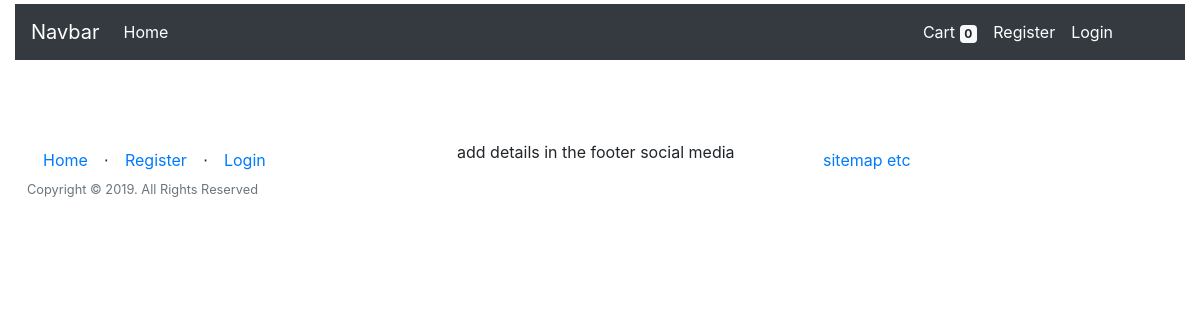
Before: / with the older database file.
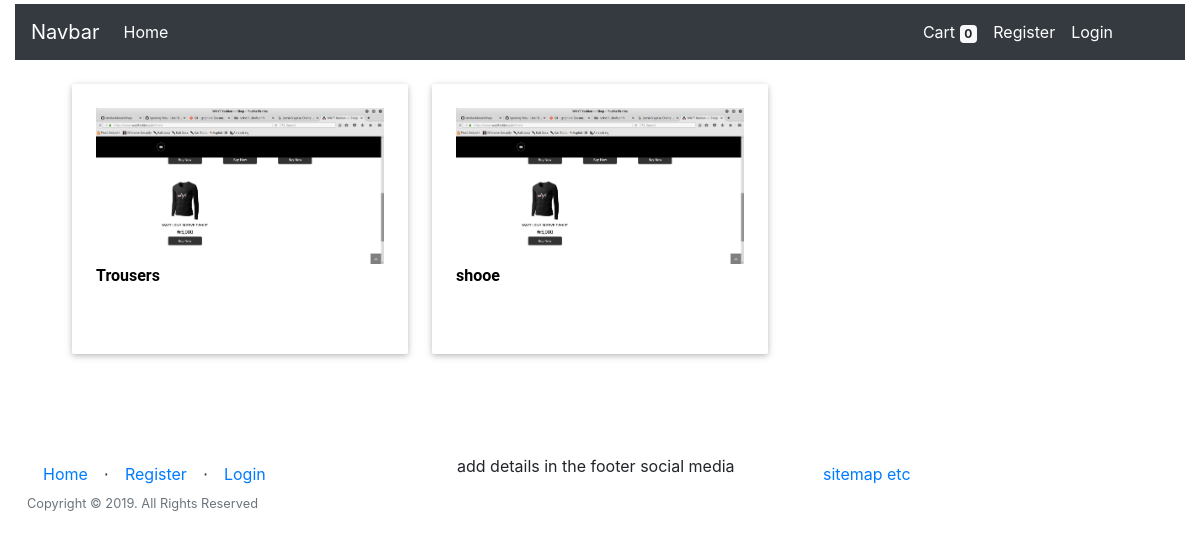
After: the same page with the newer database file.
### app/models.py (models this page shows, shortened)
class Categories(db.Model):
	id = db.Column(db.Integer, primary_key=True)
	category_name  = db.Column(db.String(20), index = True)
	product = db.relationship('Products', backref='products_categories')

### app/home/routes.py (the view)
@home.route('/')
def homepage():
	categories = Categories.query.all()
	products = Products.query.all()
	count = Kart.query.filter_by(product_id =Kart.product_id).count()
	return render_template("home/index.html", title = 'Website name',
	categories = categories, products = products, count=count)

### app/templates/home/index.html
{% extends "xf.html" %}
{% block body %}
<body>
	<div class="container-fluid">
	{% if categories %}
	<div class="row d-block">
		{% for category in categories %}
	<a href="{{ url_for('home.shop_by_category', id=category.id) }}">
		<div class="col l4 s12 m6" style="width: 33.33333%" >
			<div class="card-panel hoverable" style="height:270px; background-color:#FFFFFF;">
					<div class="card-image" style="margin-left:auto;margin-right: auto;">
							<img class="responsive-img" src="{{url_for('static', filename = 'test.png')}}"  >
							<div class="caption">
							<span class="card-title" style="margin-bottom:7px;">
								<strong style="font-size:16px;font-family: 'Roboto', sans-serif;color: #000;">
									{{ category.category_name }}
								</strong>
							</span>
							</div>
						</div>
				</div>
		</div>
	</a>
		{% endfor %}
	</div>
	{% endif %}
	</div>
</body>
{% endblock %}

### app/templates/xf.html (shortened to what this page needs)
<html>
    <head>
        <link href="{{ url_for('static', filename='css/bootstrap.min.css') }}"rel="stylesheet">
        <link href="{{ url_for('static', filename='css/st.css') }}"rel="stylesheet">
    </head>
    <body>
            <div class="container-fluid mt-1 mb-3">
                <nav class="navbar navbar-expand-lg navbar-dark bg-dark">
                    <a class="navbar-brand" href="#">Navbar</a>
                    <div class="collapse navbar-collapse" id="navbarTogglerDemo03">
                    <ul class="navbar-nav mr-auto mt-2 mt-lg-0 ">
                        <li class="nav-item active">
                        <a class="nav-link" href="{{ url_for('home.homepage') }}">Home <span class="sr-only">(current)</span></a>
                        </li>
                    </ul>
                    <ul class="navbar-nav ml-auto mr-5 mt-2 mt-lg-0">
                            {% if current_user.is_authenticated %}
                            {% if current_user.is_admin %}
                            <li class="nav-item">
                              <a class="nav-link active" href="{{ url_for('home.admin_dashboard') }}">Dashboard</a>
                            </li>
                            <li class="nav-item">
                              <a class="nav-link" href="{{ url_for('admin.list_categories') }}">Categories</a>
                            </li>
                            <li class="nav-item">
                              <a class="nav-link" href="{{ url_for('admin.list_products') }}">Products</a>
                            </li>
                            <li class="nav-item">
                              <a class="nav-link" href="#" >Orders</a>
                            </li>
                            {% else %}
                            <li class="nav-item">
                                <a class="nav-link" href="{{ url_for('users.cart') }}">Cart<span class="badge badge-light">{{ count }}</span></a>
                              </li>
                              {% endif %}
                              <li class="nav-item dropdown">
                                    <a class="nav-link dropdown-toggle" data-toggle="dropdown" href="#" role="button" aria-haspopup="true" aria-expanded="false">
                                        Hi, {{ current_user.firstname }}!</a>
                                    <div class="dropdown-menu">
                                      <a class="dropdown-item" href="{{ url_for('users.profile') }}">Profile</a>
                                      <div class="dropdown-divider"></div>
                                      <a class="dropdown-item" href="{{ url_for('auth.logout') }}">Logout</a>
                                    </div>
                                  </li>
                                {% else %}
                                    <li class="nav-item">
                                      <a class="nav-link active" href="{{ url_for('users.cart') }}">Cart <span class="badge badge-light">0</span></a>
                                    </li>
                                    <li class="nav-item">
                                      <a class="nav-link active" href="{{ url_for('auth.register') }}">Register</a>
                                    </li>
                                    <li class="nav-item">
                                        <a class="nav-link active" href="{{ url_for('auth.login') }}">Login</a>
                                      </li>
                                    {% endif %}
                    </ul>
                    </div>
                </nav>
            </div>
    <div class=" container">
            {% block body %}
            {% endblock %}
    </div>
    <div class="push"></div>
    <div class="container-fluid">
        <footer>
                <div class="row">
                        <div class="col">
                                <ul class="nav">
                                    <li class=" nav-item" ><a class="nav-link" href="{{ url_for('home.homepage') }}">Home</a></li>
                                    <li class="footer-menu-divider mt-2">⋅</li>
                                    {% if current_user.is_authenticated %}
                                        <li class=" nav-item" ><a class="nav-link" href="{{ url_for('auth.logout') }}">Logout</a></li>
                                    {% else %}
                                        <li class=" nav-item" ><a class="nav-link" href="{{ url_for('auth.register') }}">Register</a></li>
                                        <li class="footer-menu-divider mt-2">⋅</li>
                                        <li class=" nav-item" ><a class="nav-link" href="{{ url_for('auth.login') }}">Login</a></li>
                                    {% endif %}
                                </ul>
                                <p class="copyright text-muted small">Copyright © 2019. All Rights Reserved</p>
                        </div>
                        <div class="col">
                                <ul class="d-inline-block">
                                 <li class="d-inline-block">add details in the footer</li>
                                 <li class="d-inline-block">social media</li>
                                </ul>
                        </div>
                        <div class="col">
                            <ul class="nav">
                            <li class="d-inline-block"><a class="nav-link" href="#">sitemap etc</a></li>
                            </ul>
                        </div>
                </div>
        </footer>
    </div>
    </body>
</html>

### app/static/css/st.css (style rules this page uses)
.push { height:4em; }
img.responsive-img, video.responsive-video { max-width: 100%; height: auto; }
.card-panel { -webkit-transition:-webkit-box-shadow .25s; transition:-webkit-box-shadow .25s; transition:box-shadow .25s; transition:box-shadow .25s, -webkit-box-shadow .25s;padding:24px; margin:.5rem 0 1rem 0; border-radius:2px;background-color:#fff; box-shadow: 0 2px 5px 0 rgba(0,0,0,0.16),0 2px 10px 0 rgba(0,0,0,0.12); }
.hoverable { -webkit-transition:-webkit-box-shadow .25s; transition:-webskit-box-shadow .25s; transition:box-shadow .25s; transition:box-shadow .25s, -webkit-box-shadow .25s }
.row { margin-left: auto; margin-right: auto; margin-bottom: 20px; }
.row:after { content: ""; display: table; clear: both; }
.row .col { float: left; -webkit-box-sizing: border-box; box-sizing: border-box; padding: 0 0.75rem; min-height: 1px; }
.row .col.s12 { width: 100%; margin-left: auto; left: auto; right: auto; }
@media only screen and (min-width: 601px) { .row .col.m6 { width: 50%; margin-left: auto; left: auto; right: auto; } }
@media only screen and (min-width: 993px) { .row .col.l4 { width: 33.3333333333%; margin-left: auto; left: auto; right: auto; } }

Changed rows visible on the page:
added Categories: category_name "Trousers"
added Categories: category_name "shooe"
